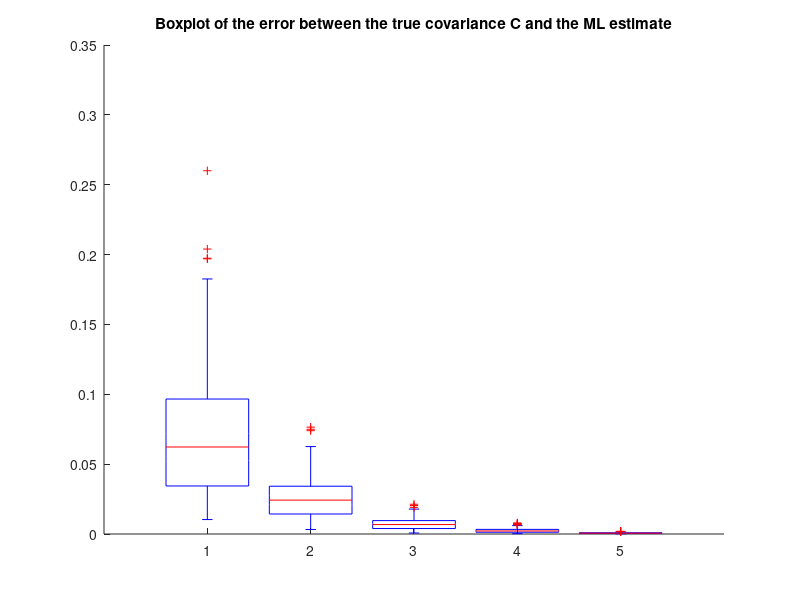

Here is the MATLAB script that generated this plot:
function covariance_Boxplot
% Gets value of errors from multivariate_covariance function for 
% N = 10, 100, 1000, 10000, 100000.
Z=[ covariance_errors(10).';
    covariance_errors(100).';
    covariance_errors(1000).';
    covariance_errors(10000).';
    covariance_errors(100000).'];
hold on
boxplot(Z.');        % plots the boxplot
title("Boxplot of the error between the true covariance C and the ML estimate")
hold off
end

% Function which takes N as input and returns array of errors in covariance
function Z = covariance_errors(N)
Z=zeros(100,1);     % Empty array initialized with zero
rng(N);             % Fixed seed as hard-coded integer
C=[1.6250 -1.9486;-1.9486 3.8750];  % Given Covariance Matrix
Mean = [1;2];       % Given mean
[Q, D]=eig(C);      % Q is orthonormal matrix which diagonalise C
                    % into diagonal matrix D 
A= Q*sqrt(D);       % As derived in report
for j=1:100         % For loop to repeat experiment 100 times
   W=randn(2,N);
   Y = A*W + repmat(Mean,1,N);  % repmat repeats the mean 1*N times
   sum_emp_cov = (Y-repmat(Mean,1,N))*(Y-repmat(Mean,1,N)).';
   emp_cov = sum_emp_cov/N;
   error = emp_cov - C;         % Errors in covariance
   % (frobenius norm) Calculate numerator according to formula given in question
   x=error(1,1)*error(1,1) + error(2,2)*error(2,2) + error(2,1)*error(2,1) +error(1,2)*error(1,2);
   b= C(1,1)*C(1,1) + C(2,2)*C(2,2) +C(1,2)*C(1,2)+C(2,1)*C(2,1);   % Denominator of formula given in question
   Z(j)=sqrt(x)/b;  % array which contains error
end
end